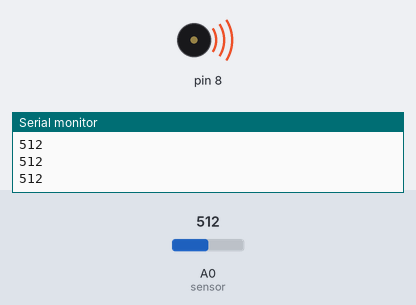
The sketch below on a simulated Arduino Uno, built with avr-gcc and run on an emulated ATmega328P. Parts: buzzer (waves = sounding), the last lines printed to the serial monitor. The inputs (shaded band) are chosen by the test bench; at power-on: A0 (sensor) = 512.

Above: at 1.2 s.
1.3 s: A0 (sensor) set to 583
At 2.0 s:
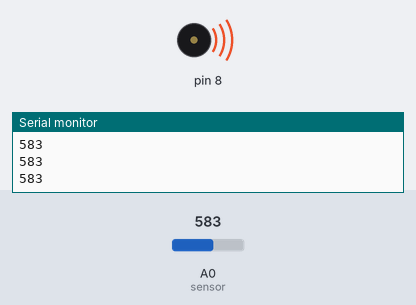
2.8 s: A0 (sensor) set to 609
At 3.8 s:
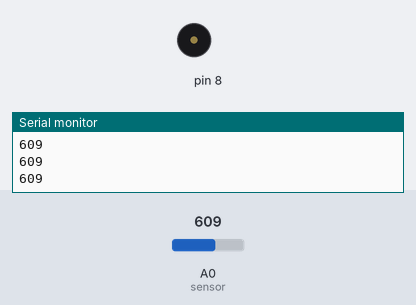
4.3 s: A0 (sensor) set to 590
At 4.6 s:
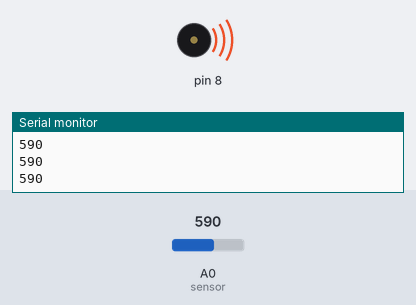
5.8 s: A0 (sensor) set to 610
At 6.1 s:
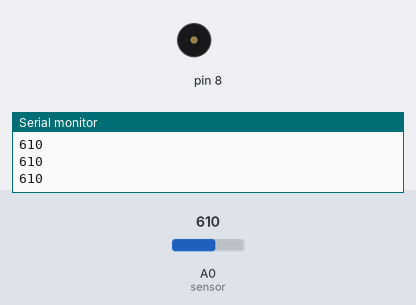
Timing chart, 0 to 8.3 s (numbered marks = the images above; inputs shaded):
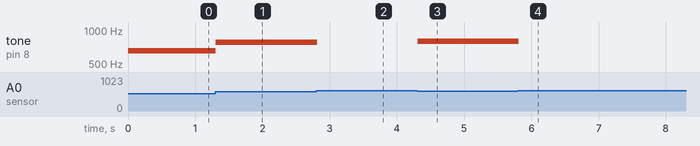

Measured:
- the behaviour switches between 599 and 600 on A0 (sensor) (found by bisection; images 1 and 2)
- after the input at 1.3 s, tone on pin 8: 658 Hz → 780 Hz at once
- after the input at 2.8 s, tone on pin 8: 780 Hz → silent at once
- after the input at 4.3 s, tone on pin 8: silent → 792 Hz at once
- after the input at 5.8 s, tone on pin 8: 792 Hz → silent at once

The sketch:

Pitch_Follower.ino
```cpp
// This code plays a pitch that changes based on a changing analog input such as a photoresistor


void setup() {            // beginning of our setup() area.

  Serial.begin(9600);     // start up the Serial Monitor
}

void loop() {

  int sensorReading = analogRead(A0);         // read the sensor
  Serial.println(sensorReading);              // print the sensor reading so you know its range


  int thisPitch = map(sensorReading, 200, 1000, 120, 1500);     // map the photoresistor range (roughly 200 to 1000 - it will vary!)
                                                                // to the output pitch range (120 - 1500Hz)
                                                                // change the minimum and maximum input numbers depending on the range
                                                                // your sensor's giving and the sounds you want to hear

if(sensorReading < 600)                   // the piezo will only make sound IF the sensor reads less than 600
                                          // change this number to reflect when you want the piezo to make sound
                                          // if you want the piezo to make sound ALL the time, delete this line.

{ tone(8, thisPitch, 10);                 // when this happens, connect pin 8 to the piezo and play the pitch

  delay(1);                               // include a small delay in between reads for stability

}


}
```
